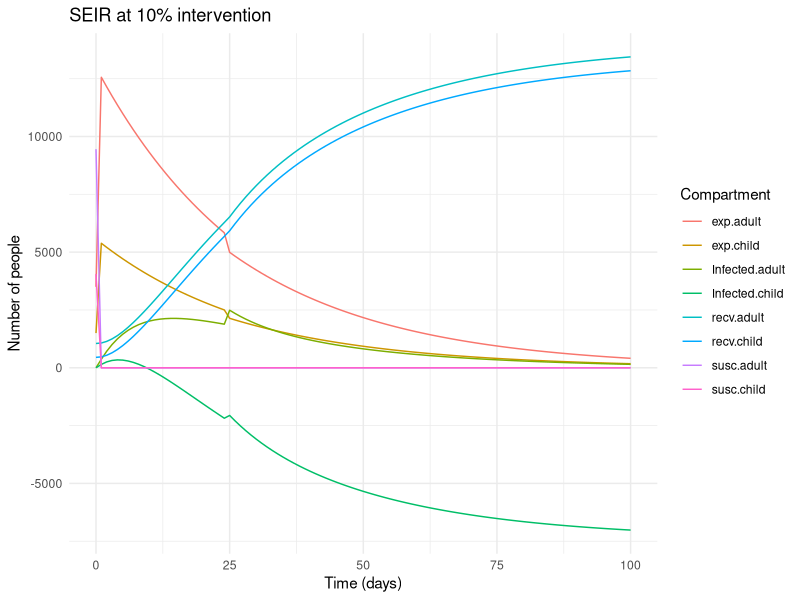
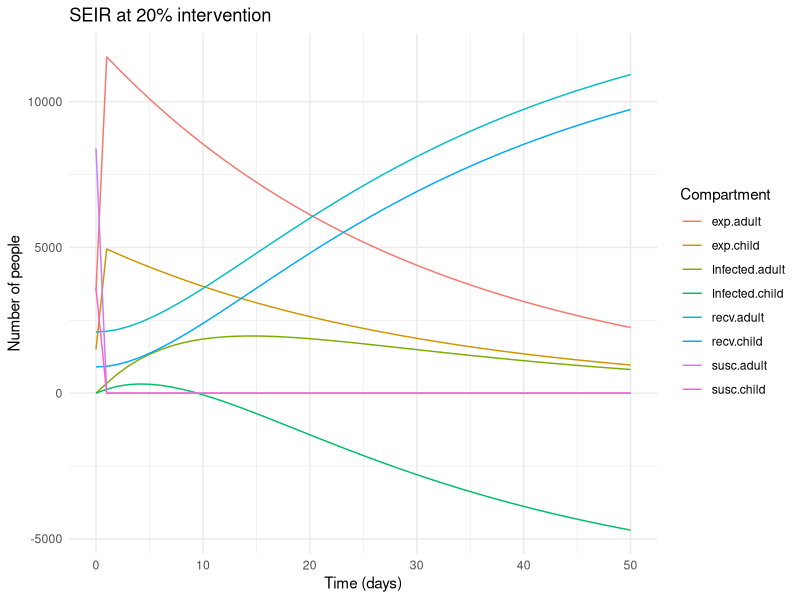
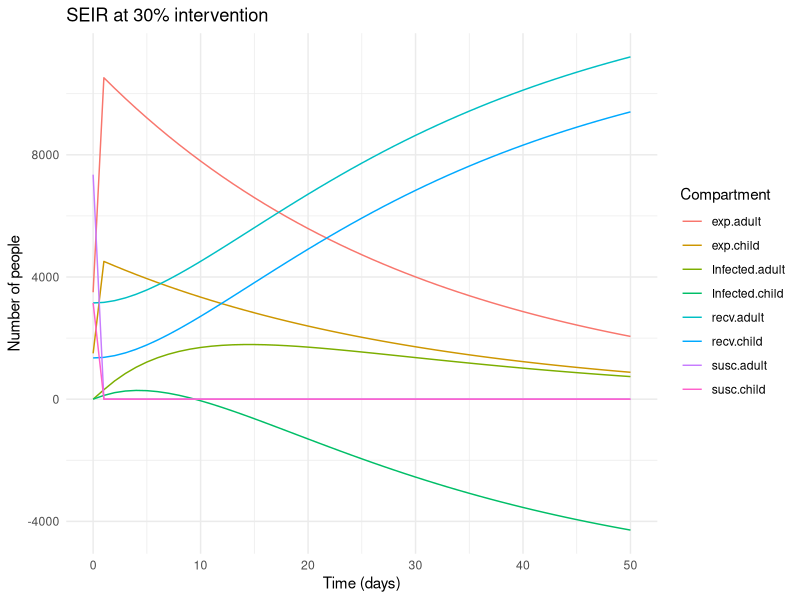
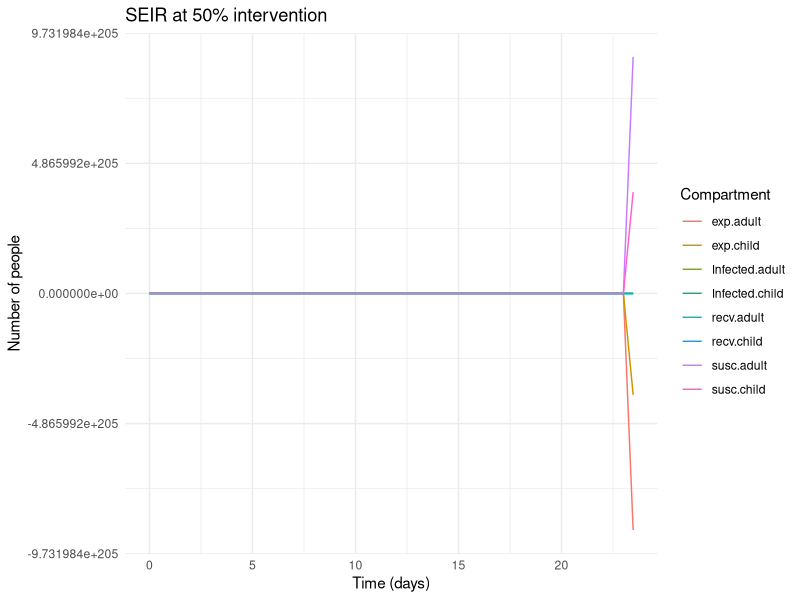

These charts were generated, in order, by the following R code:
## ---- chunk 1

knitr::opts_chunk$set(echo = TRUE)
## ---- chunk 2
library(deSolve)
library(tidyverse)
library(DiagrammeR)
## ---- chunk 3
grViz("digraph flowchart {
      graph [layout = dot,
       rankdir = LR]
      node [fontname = Helvetica, shape = rectangle,]
      tab1 [label = '@@1']
      tab2 [label = '@@2']
      tab3 [label = '@@3'] 
      tab4 [label = '@@4']
      # edge definitions with the node IDs
      tab1 -> tab2;
      tab2 -> tab3;
      tab3 -> tab4;
      }

      [1]: 'Susceptible'
      [2]: 'Exposed'
      [3]: 'Infected'
      [4]: 'Recovered'
      ")
## ---- chunk 4
Exposed = 5000

Susceptible = 9999

Infected = 1 # There is only one infected person; can be a child or adult

Recovered = 0

Total_pop = Exposed + Susceptible + Infected + Recovered
Total_pop
## ---- chunk 5
# population separation
child.prop = 0.3
adult.prop = 0.7

# Susceptible Individuals
vaccinated_prop = 0.1 
initial_susceptible = (1 - vaccinated_prop) * Total_pop
initial_recovered = vaccinated_prop * Total_pop
infectious_period = 8
rate_of_recovery = 1/8 # gamma
contact_rate = 7
infectious_prob = 0.07
beta = 0.07 * 7 # contact * infectious probability
reproduction_no = beta/ rate_of_recovery

# follow up period
follow.up = 100

initial_exposed = 5000
## ---- chunk 6

# susceptible
susc.child = child.prop * initial_susceptible
susc.adult = adult.prop * initial_susceptible

# exposed 
exp.child = child.prop * initial_exposed
exp.adult = adult.prop * initial_exposed

# recovered 
recv.child = child.prop * initial_recovered
recv.adult = adult.prop * initial_recovered

Infected.2 = 0

initial_state = c(susc.adult, susc.child,
                  exp.adult, exp.child,
                  Infected, Infected.2,
                  recv.adult, recv.child)

## ---- chunk 7

# exposion rate
latency.period = 30
delta = 1/ latency.period

# effective contact rate
child.2.child.contact = 7
child.2.adult.contact = 6
child.contact = 13

adult.2.adult.contact = 10
adult.2.child.contact = 1
adult.contact = 11

# The rho child and adult
c2c = child.2.child.contact/child.contact * beta
c2a = child.2.adult.contact/child.contact * beta


# rho adult
a2a = adult.2.adult.contact/adult.contact * beta
a2c = adult.2.child.contact/adult.contact * beta

# parameters 
parameters = c(a2a, a2c, c2c, c2a,
               gamma = rate_of_recovery,
               delta = delta)

# time
time = seq(0, 100, 1)

## ---- chunk 8
seir_func = function(time, state, parameters){
  # susceptible 1 adult 2 child
  s1 = state[1]
  s2 = state[2]
  
  # exposed 
  E1 = state[3]
  E2 = state[4]
  
  # infected
  I = state[5]
  I2 = state[6]
  
  # recovered
  R1 = state[7]
  R2 = state[8]
  
  with(as.list(parameters),{
    # adul
    n1 = s1 + E1 + I + R1
    n2 = s2 + E2 + I2 + R1
    # adult
    dS1 = -(a2a + a2c) * s1 *(I + I2)
    dE1 = ((a2a+ a2c) * s1 * (I + I2)) - (delta * E1)
    dI1 = (delta * E1) - (gamma * I)
    dR1 = (gamma * I)
    
    # children
    dS2 = -(c2c + c2a) * s2 *(I + I2)
    dE2 = ((c2c+ c2a) * s2 * (I + I2)) - (delta * E2)
    dI2 = (delta * E2) - (gamma * I)
    dR2 = (gamma * I)
    
    result = c(dS1, dS2,
               dE1, dE2,
               dI1, dI2,
               dR1, dR2)
    return(list(result))
  })
  
}
## ---- chunk 9
library(deSolve)
seir_out = as.data.frame(lsoda(initial_state,time,seir_func,parameters, maxsteps = 10000))
seir_out
## ---- chunk 10
colnames(seir_out) = c("time","susc.adult", "susc.child",
                       "exp.adult", "exp.child", 
                       "Infected.adult", "Infected.child", 
                       "recv.adult", "recv.child")
## ---- chunk 11
# using ggplot
library(ggplot2)
library(tidyverse)
seir_long = seir_out %>% pivot_longer(cols = c("susc.adult", "susc.child",
                                               "exp.adult", "exp.child","Infected.adult", "Infected.child", 
                                               "recv.adult", "recv.child"), 
                                      names_to = "state",
                                      values_to = "value"
)

# plot
ggplot(data = seir_long,aes(x = time, y = value, colour = state, group = state)) +
  geom_line() + 
  labs(colour = "Compartment",
       title = "SEIR at 10% intervention",
       x="Time (days)",
       y = "Number of people")+
  theme_minimal()
## ---- chunk 12
# population separation 
# Susceptible Individuals 
vaccinated_prop = 0.2
initial_susceptible = (1 - vaccinated_prop) * Total_pop
initial_recovered = vaccinated_prop * Total_pop 
infectious_period = 8 
rate_of_recovery = 1/8 # gamma 
contact_rate = 7 
infectious_prob = 0.07 
beta = 0.07 * 7 # contact * infectious probability 
reproduction_no = beta/ rate_of_recovery  
# follow up period 
follow.up = 100  
initial_exposed = 5000
## ---- chunk 13
# susceptible 
susc.child = child.prop * initial_susceptible 
susc.adult = adult.prop * initial_susceptible  
# exposed  
exp.child = child.prop * initial_exposed 
exp.adult = adult.prop * initial_exposed  
# recovered  
recv.child = child.prop * initial_recovered 
recv.adult = adult.prop * initial_recovered  
Infected = 0
Infected.2 = 1  
initial_state = c(susc.adult, susc.child,exp.adult, exp.child,Infected, Infected.2, recv.adult, recv.child) 
## ---- chunk 14
# exposion rate 
latency.period = 30 
delta = 1/ latency.period  
# effective contact rate 
child.2.child.contact = 7 
child.2.adult.contact = 6 
child.contact = 13  
adult.2.adult.contact = 10 
adult.2.child.contact = 1 
adult.contact = 11  
# The rho child and adult 
c2c = child.2.child.contact/child.contact * beta 
c2a = child.2.adult.contact/child.contact * beta   
# rho adult 
a2a = adult.2.adult.contact/adult.contact * beta 
a2c = adult.2.child.contact/adult.contact * beta  
# parameters  
parameters = c(a2a, a2c, c2c, c2a,
               gamma = rate_of_recovery,
               delta = delta)  
# time 
time = seq(0, 50, 1) 
## ---- chunk 15
seir_out = as.data.frame(lsoda(initial_state,time,seir_func,parameters, maxsteps = 10000)) 
seir_out
## ---- chunk 16
colnames(seir_out) = c("time","susc.adult", "susc.child", "exp.adult", "exp.child","Infected.adult", "Infected.child", "recv.adult", "recv.child")
## ---- chunk 17
seir_long = seir_out %>% pivot_longer(cols = c("susc.adult", "susc.child","exp.adult", "exp.child","Infected.adult", "Infected.child","recv.adult", "recv.child"),names_to = "state",values_to = "value" )  
# plot 
ggplot(data = seir_long,aes(x = time, y = value, colour = state, group = state)) + geom_line() +labs(colour = "Compartment",title = "SEIR at 20% intervention", x="Time (days)",y = "Number of people")+theme_minimal()
## ---- chunk 18
# population separation  
# Susceptible Individuals  
vaccinated_prop = 0.3 
initial_susceptible = (1 - vaccinated_prop) * Total_pop 
initial_recovered = vaccinated_prop * Total_pop  
infectious_period = 8  
rate_of_recovery = 1/8 # gamma  
contact_rate = 7  
infectious_prob = 0.07  
beta = 0.07 * 7 # contact * infectious probability  
reproduction_no = beta/ rate_of_recovery   
# follow up period  
follow.up = 100   
initial_exposed = 5000
## ---- chunk 19
# susceptible  
susc.child = child.prop * initial_susceptible  
susc.adult = adult.prop * initial_susceptible   
# exposed   
exp.child = child.prop * initial_exposed  
exp.adult = adult.prop * initial_exposed   
# recovered   
recv.child = child.prop * initial_recovered  
recv.adult = adult.prop * initial_recovered   
Infected = 0 
Infected.2 = 1   
initial_state = c(susc.adult, susc.child,exp.adult, exp.child,Infected, Infected.2, recv.adult, recv.child) 
## ---- chunk 20
# exposion rate  
latency.period = 30  
delta = 1/ latency.period   
# effective contact rate  
child.2.child.contact = 7  
child.2.adult.contact = 6  
child.contact = 13   
adult.2.adult.contact = 10  
adult.2.child.contact = 1  
adult.contact = 11   
# The rho child and adult  
c2c = child.2.child.contact/child.contact * beta  
c2a = child.2.adult.contact/child.contact * beta    
# rho adult  
a2a = adult.2.adult.contact/adult.contact * beta  
a2c = adult.2.child.contact/adult.contact * beta   
# parameters   
parameters = c(a2a, a2c, c2c, c2a,gamma = rate_of_recovery,delta = delta)   
# time  
time = seq(0, 50, 1) 
## ---- chunk 21
seir_out = as.data.frame(lsoda(initial_state,time,seir_func,parameters, maxsteps = 10000))  
seir_out
## ---- chunk 22
colnames(seir_out) = c("time","susc.adult", "susc.child", "exp.adult", "exp.child","Infected.adult", "Infected.child", "recv.adult", "recv.child")
## ---- chunk 23
seir_long = seir_out %>% pivot_longer(cols = c("susc.adult", "susc.child","exp.adult", "exp.child","Infected.adult", "Infected.child","recv.adult", "recv.child"),names_to = "state",values_to = "value" )   
# plot  
ggplot(data = seir_long,aes(x = time, y = value, colour = state, group = state)) + geom_line() +labs(colour = "Compartment",title = "SEIR at 30% intervention", x="Time (days)",y = "Number of people")+theme_minimal()
## ---- chunk 24
# population separation  # Susceptible Individuals  
vaccinated_prop = 0.5 
initial_susceptible = (1 - vaccinated_prop) * Total_pop 
initial_recovered = vaccinated_prop * Total_pop  
infectious_period = 8  
rate_of_recovery = 1/8 # gamma  
contact_rate = 7  
infectious_prob = 0.07  
beta = 0.07 * 7 # contact * infectious probability  
reproduction_no = beta/ rate_of_recovery   
# follow up period  
follow.up = 100   
initial_exposed = 5000
## ---- chunk 25
# susceptible  
susc.child = child.prop * initial_susceptible  
susc.adult = adult.prop * initial_susceptible   
# exposed   
exp.child = child.prop * initial_exposed  
exp.adult = adult.prop * initial_exposed   
# recovered   
recv.child = child.prop * initial_recovered  
recv.adult = adult.prop * initial_recovered   
Infected = 1
Infected.2 = 0   
initial_state = c(susc.adult, susc.child,exp.adult, exp.child,Infected, Infected.2, recv.adult, recv.child) 
## ---- chunk 26
# exposion rate  
latency.period = 30  
delta = 1/ latency.period   
# effective contact rate  
child.2.child.contact = 7  
child.2.adult.contact = 6  
child.contact = 13   
adult.2.adult.contact = 10  
adult.2.child.contact = 1  
adult.contact = 11   
# The rho child and adult  
c2c = child.2.child.contact/child.contact * beta  
c2a = child.2.adult.contact/child.contact * beta    
# rho adult  
a2a = adult.2.adult.contact/adult.contact * beta  
a2c = adult.2.child.contact/adult.contact * beta   
# parameters   
parameters = c(a2a, a2c, c2c, c2a,gamma = rate_of_recovery,delta = delta)
## ---- chunk 27
seir_out = as.data.frame(lsoda(initial_state,time,seir_func,parameters, maxsteps = 10000))  
seir_out
## ---- chunk 28
colnames(seir_out) = c("time","susc.adult", "susc.child", "exp.adult", "exp.child","Infected.adult", "Infected.child", "recv.adult", "recv.child")
## ---- chunk 29
seir_long = seir_out %>% pivot_longer(cols = c("susc.adult", "susc.child","exp.adult", "exp.child","Infected.adult", "Infected.child","recv.adult", "recv.child"),names_to = "state",values_to = "value" )   
# plot  
ggplot(data = seir_long,aes(x = time, y = value, colour = state, group = state)) + geom_line() +labs(colour = "Compartment",title = "SEIR at 50% intervention", x="Time (days)",y = "Number of people")+theme_minimal()
